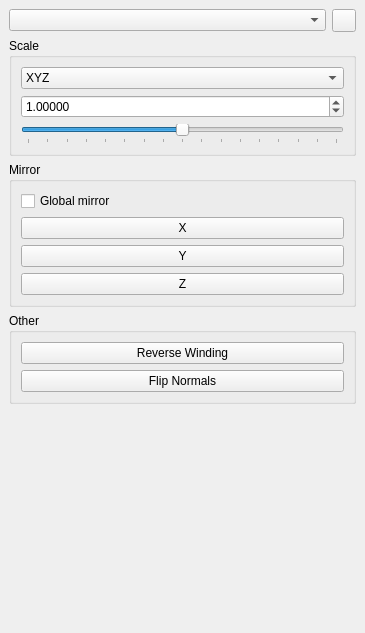
<?xml version="1.0" encoding="UTF-8"?>
<ui version="4.0">
 <class>TransformDock</class>
 <widget class="QDockWidget" name="TransformDock">
  <property name="geometry">
   <rect>
    <x>0</x>
    <y>0</y>
    <width>365</width>
    <height>633</height>
   </rect>
  </property>
  <property name="minimumSize">
   <size>
    <width>208</width>
    <height>541</height>
   </size>
  </property>
  <property name="features">
   <set>QDockWidget::AllDockWidgetFeatures</set>
  </property>
  <property name="allowedAreas">
   <set>Qt::BottomDockWidgetArea|Qt::TopDockWidgetArea</set>
  </property>
  <property name="windowTitle">
   <string>Transformations</string>
  </property>
  <widget class="QWidget" name="dockWidgetContents">
   <property name="sizePolicy">
    <sizepolicy hsizetype="Preferred" vsizetype="Minimum">
     <horstretch>0</horstretch>
     <verstretch>0</verstretch>
    </sizepolicy>
   </property>
   <layout class="QVBoxLayout" name="verticalLayout">
    <item>
     <layout class="QHBoxLayout" name="horizontalLayout">
      <item>
       <widget class="QComboBox" name="meshComboBox"/>
      </item>
      <item>
       <widget class="QToolButton" name="removeMeshButton">
        <property name="text">
         <string/>
        </property>
       </widget>
      </item>
     </layout>
    </item>
    <item>
     <widget class="QGroupBox" name="gbScale">
      <property name="sizePolicy">
       <sizepolicy hsizetype="Preferred" vsizetype="Minimum">
        <horstretch>0</horstretch>
        <verstretch>0</verstretch>
       </sizepolicy>
      </property>
      <property name="title">
       <string>Scale</string>
      </property>
      <layout class="QVBoxLayout" name="verticalLayout_3">
       <item>
        <widget class="QComboBox" name="scaleComboBox">
         <property name="sizeAdjustPolicy">
          <enum>QComboBox::AdjustToContents</enum>
         </property>
         <item>
          <property name="text">
           <string>XYZ</string>
          </property>
         </item>
         <item>
          <property name="text">
           <string>X</string>
          </property>
         </item>
         <item>
          <property name="text">
           <string>Y</string>
          </property>
         </item>
         <item>
          <property name="text">
           <string>Z</string>
          </property>
         </item>
        </widget>
       </item>
       <item>
        <widget class="QDoubleSpinBox" name="scaleSpinBox">
         <property name="accelerated">
          <bool>true</bool>
         </property>
         <property name="decimals">
          <number>5</number>
         </property>
         <property name="minimum">
          <double>-10000.000000000000000</double>
         </property>
         <property name="maximum">
          <double>10000.000000000000000</double>
         </property>
         <property name="singleStep">
          <double>0.010000000000000</double>
         </property>
         <property name="value">
          <double>1.000000000000000</double>
         </property>
        </widget>
       </item>
       <item>
        <widget class="QSlider" name="scaleSlider">
         <property name="sizePolicy">
          <sizepolicy hsizetype="Expanding" vsizetype="Fixed">
           <horstretch>0</horstretch>
           <verstretch>0</verstretch>
          </sizepolicy>
         </property>
         <property name="minimum">
          <number>-256</number>
         </property>
         <property name="maximum">
          <number>256</number>
         </property>
         <property name="orientation">
          <enum>Qt::Horizontal</enum>
         </property>
         <property name="tickPosition">
          <enum>QSlider::TicksBelow</enum>
         </property>
         <property name="tickInterval">
          <number>32</number>
         </property>
        </widget>
       </item>
      </layout>
     </widget>
    </item>
    <item>
     <widget class="QGroupBox" name="gbMirror">
      <property name="sizePolicy">
       <sizepolicy hsizetype="Preferred" vsizetype="Minimum">
        <horstretch>0</horstretch>
        <verstretch>0</verstretch>
       </sizepolicy>
      </property>
      <property name="title">
       <string>Mirror</string>
      </property>
      <layout class="QVBoxLayout" name="verticalLayout_2">
       <item>
        <widget class="QCheckBox" name="globalMirrorCheckBox">
         <property name="text">
          <string>Global mirror</string>
         </property>
        </widget>
       </item>
       <item>
        <widget class="QPushButton" name="mirrorXButton">
         <property name="text">
          <string>X</string>
         </property>
        </widget>
       </item>
       <item>
        <widget class="QPushButton" name="mirrorYButton">
         <property name="text">
          <string>Y</string>
         </property>
        </widget>
       </item>
       <item>
        <widget class="QPushButton" name="mirrorZButton">
         <property name="text">
          <string>Z</string>
         </property>
        </widget>
       </item>
      </layout>
     </widget>
    </item>
    <item>
     <widget class="QGroupBox" name="gbOther">
      <property name="sizePolicy">
       <sizepolicy hsizetype="Preferred" vsizetype="Minimum">
        <horstretch>0</horstretch>
        <verstretch>0</verstretch>
       </sizepolicy>
      </property>
      <property name="title">
       <string>Other</string>
      </property>
      <layout class="QVBoxLayout" name="verticalLayout_4">
       <item>
        <widget class="QPushButton" name="reverseWindingsButton">
         <property name="text">
          <string>Reverse Winding</string>
         </property>
        </widget>
       </item>
       <item>
        <widget class="QPushButton" name="flipNormalsButton">
         <property name="text">
          <string>Flip Normals</string>
         </property>
        </widget>
       </item>
      </layout>
     </widget>
    </item>
    <item>
     <spacer name="verticalSpacer">
      <property name="orientation">
       <enum>Qt::Vertical</enum>
      </property>
      <property name="sizeType">
       <enum>QSizePolicy::Expanding</enum>
      </property>
      <property name="sizeHint" stdset="0">
       <size>
        <width>20</width>
        <height>40</height>
       </size>
      </property>
     </spacer>
    </item>
   </layout>
  </widget>
 </widget>
 <resources/>
 <connections/>
</ui>
